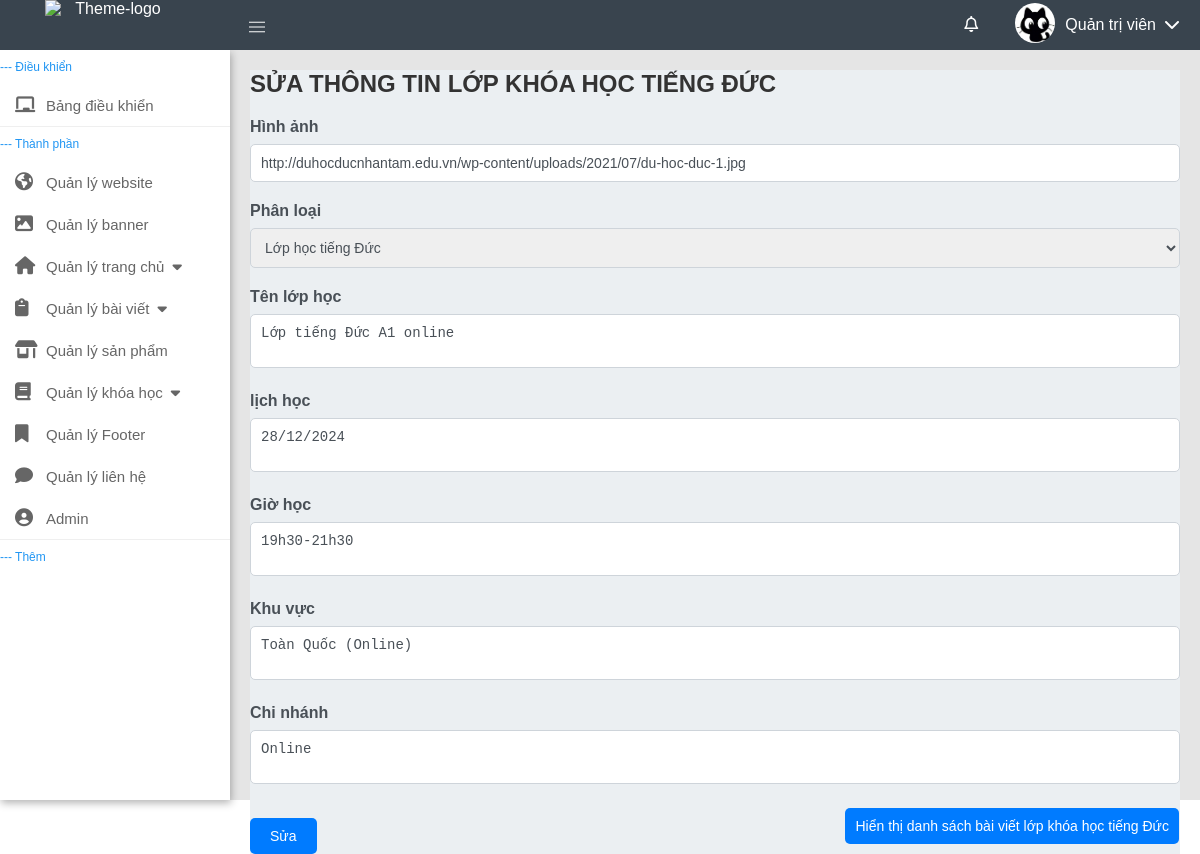
Page /Admin/index.php?task=editkh&kh=lopduc&idsuakh=23 (signed in) on the committed database.
### tables this page shows
CREATE TABLE `ql_dangnhap` (
  `id` int(11) NOT NULL,
  `use` varchar(50) NOT NULL,
  `pass` varchar(30) NOT NULL,
  `tgbd` varchar(255) NOT NULL,
  `tthai` varchar(255) NOT NULL,
  `tgdn` int(11) NOT NULL,
  `level` int(11) NOT NULL,
  `hdcuoi` varchar(255) NOT NULL,
  `hide` varchar(255) NOT NULL,
  `tenhh` varchar(255) NOT NULL,
  `img` longtext NOT NULL,
  `pquyen` varchar(255) NOT NULL
);

CREATE TABLE `ql_khoahoc` (
  `id` int(255) NOT NULL,
  `img` longtext NOT NULL,
  `ten_lop` varchar(255) NOT NULL,
  `lich_hoc` varchar(255) NOT NULL,
  `gio_hoc` varchar(255) NOT NULL,
  `khu_vuc` varchar(2000) NOT NULL,
  `chi_nhanh` varchar(2000) NOT NULL,
  `phan_loai` varchar(2000) NOT NULL,
  `note` varchar(255) NOT NULL,
  `hide` varchar(255) NOT NULL
);

### Admin/views/view.php (called while the page is built, shortened)
<?php
class View{
    public function editkh(){
        include_once 'templates/chinhsuakh.php';
    }
}
?>

### Admin/controllers/controller.php (called while the page is built, shortened)
<?php
require_once "models/model.php";
require_once "views/view.php";
class Controller
{
	var $model, $view, $useLogin, $uploadfile;
	function __construct()
	{
		$this->view = new View();
	}
	public function editkh()
	{
		$this->view->editkh();
	}
}
?>

### Admin/models/model.php (called while the page is built, shortened)
<?php
class Model
{
    public $conn;
    public function __construct()
    {
        $this->conn = mysqli_connect('localhost', 'root', '', 'ico_web_final', 4306);
    }
    public function getDatause($use)
    {
        $sql = "SELECT * FROM `ql_dangnhap` where `use`='$use'";
        return mysqli_query($this->conn, $sql);
    }
    public function getDataidkh($id)
    {
        $sql = "SELECT * FROM `ql_khoahoc` where `id` =  '$id'";
        return mysqli_query($this->conn, $sql);
    }
}
?>

### Admin/templates/chinhsuakh.php (the view, shortened to what this page needs)
<?php
require_once "templates/header.php";
?>
<body>
    <?php
        require_once "model/head.php";
    ?>
    <div class="layout">
        <?php
        require_once "model/navbar.php";
    ?>
        <main class="content">
        <?php
                $getkh = isset($_GET['kh']) ? $_GET['kh'] : "";
                if ($getkh == "lopduc") {
                    $kh = " lớp khóa học tiếng Đức";
                } elseif ($getkh == "lophan") {
                    $kh = " Lớp học tiếng Hàn";
                } else
                    $kh = "";
            ?>
            <div class="admin-dashboard">
                <h2 class="text-center mb-4">Sửa thông tin<?php echo $kh ?></h2>
                <form action="" method="post">
                <?php
                require_once 'models/model.php';
                $model = new Model();
                $getid =$_GET['idsuakh'];
                $result = mysqli_fetch_assoc($model->getDataidkh($getid));
                ?>
                    <div class="mb-3">
                        <label for="image" class="form-label">Hình ảnh</label>
                        <input type="text" class="form-control" name="img" id="image" placeholder="Nhập vào link ảnh" value="<?php echo $result['img'] ?>">
                    </div>
                    <div class="mb-3">
                        <label for="title" class="form-label">Phân loại</label>
                        <select name="phanloai" class="form-control">
                            <option value="lopduc" <?php if ($getkh == "lopduc")
                                echo "selected"; ?>> Lớp học tiếng Đức</option>
                        </select>
                    </div>
                    <div class="mb-3">
                        <label for="detailedContent" class="form-label">Tên lớp học</label>
                        <textarea class="form-control"  name="tenlop" placeholder="Nhập lớp học" required><?php echo $result['ten_lop']; ?></textarea>
                    </div>
                    <div class="mb-3">
                        <label for="detailedContent" class="form-label">lịch học</label>
                        <textarea class="form-control"  name="lichhoc" placeholder="Nhập lịch học" required><?php echo $result['lich_hoc']; ?></textarea>
                    </div>
                    <div class="mb-3">
                        <label for="detailedContent" class="form-label">Giờ học </label>
                        <textarea class="form-control"  name="giohoc" placeholder="Nhập giờ học" required><?php echo $result['gio_hoc']; ?></textarea>
                    </div>
                    <div class="mb-3">
                        <label for="detailedContent" class="form-label">Khu vực </label>
                        <textarea class="form-control"  name="khuvuc" placeholder="Nhập khu vực" required><?php echo $result['khu_vuc']; ?></textarea>
                    </div>
                    <div class="mb-3">
                        <label for="detailedContent" class="form-label">Chi nhánh</label>
                        <textarea class="form-control"  name="chinhanh" placeholder="Nhập chi nhánh" required><?php echo $result['chi_nhanh']; ?></textarea>
                    </div>
                    <div class="d-flex justify-content-end btnnn">
                        <button type="submit" name="editkh" class="btn btn-primary">Sửa</button>
                        <a href="index.php?task=qlkh&kh=<?php echo $getkh; ?>" class="btn btn-primary ht">Hiển thị danh sách bài viết <?php echo $kh; ?></a>
                    </div>
                </form>
            </div>
        </main>
    </div>
</body>
</html>

### Admin/model/head.php (shortened to what this page needs)
<header class="header">
        <a href="../Ico_Web" target="_blank" class="logo"><img class="img-fluid able-logo" src="https://lh3.googleusercontent.com/pw/AP1GczOP6fUst1ZQrf3L-XPUmJIZFw_g5dPuuZnfLEswWuls0vOg6gFjxTMD_FHuQsWAVxqlHr2_xMPJDmmKoF9HO45CKdoikdvBtjrasDWEdCV4QxYDfmrW4p3vEFAzYeEyctCW67Ij51HppMzHLcKVny_PFg=w1355-h590-s-no-gm?authuser=1"
                alt="Theme-logo"></a>
        <div class="navbar">
            <a href="#!" class="sidebar-toggle"> <span class="material-symbols-outlined">
                </span></a>
            <div class="navbar-custom">
                <ul class="item-nav">
                    <li class="dropdown"><a href="#!" class="dropdown-toggle dropdown-js"><i
                                class="fa-regular fa-bell"></i>
                        </a>
                    </li>
                    <?php
                    require_once "models/model.php";
                    $model = new Model();
                    $row = mysqli_fetch_assoc($model->getDatause($_SESSION['use'])); ?>
                    <li class="dropdown"><a href="#!" class="dropdown-toggle2 dropdown-js">
                            <div><img src="assets/profile/<?php if(!empty($row['img']))echo $row['img'];else echo "unknown.webp" ?>" width="40px" height="40px" style="border-radius: 50%;">
                            </div>
                            <div>
                                 <span><?php
                                    echo $row['tenhh'];
                                    ?></span><i class="fa-solid fa-chevron-down"></i></div></i>
                        </a>
                    </li>
                </ul>
            </div>
        </div>
    </header>

### Admin/assets/css/qlnavbar.css (style rules this page uses)
h2.text-center { font-size: 24px; color: #333; margin-bottom: 20px; text-transform: uppercase; }
.form-label { font-weight: bold; color: #495057; margin-bottom: 8px; display: block; }
.form-control { border: 1px solid #ced4da; border-radius: 5px; padding: 10px; font-size: 14px; color: #495057; width: 100%; transition: border-color 0.3s; }
button { padding: 10px 20px; font-size: 14px; border: none; border-radius: 5px; cursor: pointer; transition: background-color 0.3s; }
.btn-primary { background-color: #007bff; color: white; padding: 10px 20px; font-size: 14px; border: none; border-radius: 5px; cursor: pointer; transition: background-color 0.3s; }
.mb-3 { margin-bottom: 20px; }
textarea { resize: none; }
body { font-family: Arial, sans-serif; }
button { margin-top: 10px; padding: 8px 12px; cursor: pointer; }

### Admin/assets/css/style.css (style rules this page uses)
ul, li { list-style-type: none; }
* { padding: 0; margin: 0; box-sizing: border-box; word-break: break-word; }
a { text-decoration: none; color: #fff; }
body { margin: 0; font-family: Arial, sans-serif; display: flex; flex-direction: column; height: 100vh; color: #373a3c; }
.header { display: flex; background-color: #39444E; color: white; z-index: 1000; max-height: 50px; height: 50px; }
.navbar { color: white; height: 100%; flex: 1; display: flex; justify-content: space-between; }
.navbar .navbar-custom .item-nav { display: flex; justify-content: space-between; min-width: 150px; height: 100%; margin: 0 10px; align-items: center; }
.logo { display: block; width: 230px; text-align: center; overflow: hidden; }
.able-logo { display: inline-block; margin-right: 10px; width: 130px; }
.material-symbols-outlined { font-variation-settings: 'FILL' 0, 'wght' 200, 'GRAD' 0, 'opsz' 24; color: white; display: inline-block; height: 20px; padding: 15px; align-items: center; }
.fa-bell { font-size: 16px; }
.sidebar-toggle { height: 50px; align-items: center; }
.header .dropdown { position: relative; }
.header .dropdown .dropdown-toggle2 { display: flex; align-items: center; margin: auto 10px; }
.header .dropdown .dropdown-toggle2 div:last-child span { margin-right: 8px; line-height: 50px; }
.header .dropdown .dropdown-toggle2 img { margin: auto 10px; }
.item-nav .dropdown-toggle { line-height: 50px; padding: 17px; }
.layout { display: flex; flex: 1; height: 100%; }
.content { flex: 1; padding: 20px; background-color: #E5E5E5; height: calc(100vh - 50px); }
.admin-dashboard { background: #EBEFF2; }
.justify-content-end .ht { position: absolute; display: block; width: fit-content; right: 0; }
.btnnn { display: flex; }
.btnnn .ht { right: 21px; padding: 10px; }

### rows in the picture
ql_dangnhap: img (picture), tenhh "Quản trị viên"
ql_khoahoc: img "http://duhocducnhantam.edu.vn/wp-content/uploads/2021/07/du-hoc-duc-1.jpg", tenlop "Lớp tiếng Đức A1 online", lichhoc "28/12/2024", giohoc "19h30-21h30", khuvuc "Toàn Quốc (Online)", chinhanh "Online"

### other values in the picture
$kh "LỚP KHÓA HỌC TIẾNG ĐỨC"
$kh "lớp khóa học tiếng Đức"
